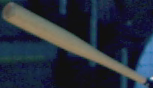
#> input picture Hawk-Eye Baseball Bat Challenge/bat.png, 153 x 88 px
$ python batchallenge.py --template bat.png --images images
#> lines starting #> are read from the running program, lines starting #| are printed output that depends on the picture
# Template Matching, let's try to identify if there are any bats in a group of images.
# This code was created following Adrian Rosebrock tutorial:
# https://www.pyimagesearch.com/2015/01/26/multi-scale-template-matching-using-python-opencv/
# To run this code go to this file directory using the command terminal and type:
# python batchallenge.py --template bat.png --images images
# This will pass as argument the template image and the directory location of the images where we are
# trying to find our template.

# import the necessary packages
import numpy as np
import argparse
import imutils
import glob
import cv2

font = cv2.FONT_HERSHEY_SIMPLEX
bottomLeftCornerOfText = (10,30)
fontScale = 0.7
fontColor = (255,255,255)
lineType = 1

# construct the argument parser and parse the arguments
ap = argparse.ArgumentParser()
ap.add_argument("-t", "--template", required=True, help="Path to template image")
ap.add_argument("-i", "--images", required=True,
                help="Path to images where template will be matched")
ap.add_argument("-v", "--visualize",
                help="Flag indicating whether or not to visualize each iteration")
args = vars(ap.parse_args())

# load the image image, convert it to grayscale, and detect edges
template = cv2.imread(args["template"])
#> template is the input picture: shape (88, 153, 3); mean B, G, R 61, 47, 39.3
template = cv2.cvtColor(template, cv2.COLOR_BGR2GRAY)
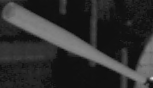
#> template: shape (88, 153); min 11, max 218, mean 46.3
template = cv2.Canny(template, 50, 200)
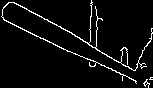
#> template: shape (88, 153); 4.8% white in thin lines or dots
(tH, tW) = template.shape[:2]
#> tH = 88; tW = 153
cv2.imshow("Template", template)

# loop over the images to find the template in
for imagePath in glob.glob(args["images"] + "/*.png"):
    # load the image, convert it to grayscale, and initialize the
    # bookkeeping variable to keep track of the matched region
    image = cv2.imread(imagePath)
    gray = cv2.cvtColor(image, cv2.COLOR_BGR2GRAY)
    found = None

    # loop over the scales of the image
    for scale in np.linspace(0.2, 1.0, 20)[::-1]:
        # resize the image according to the scale, and keep track
        # of the ratio of the resizing
        resized = imutils.resize(gray, width=int(gray.shape[1] * scale))
        r = gray.shape[1] / float(resized.shape[1])

        # if the resized image is smaller than the template, then break
        # from the loop
        if resized.shape[0] < tH or resized.shape[1] < tW:
            break

        # detect edges in the resized, grayscale image and apply template
        # matching to find the template in the image
        edged = cv2.Canny(resized, 50, 200)
        result = cv2.matchTemplate(edged, template, cv2.TM_CCOEFF)
        (_, maxVal, _, maxLoc) = cv2.minMaxLoc(result)

        # check to see if the iteration should be visualized
        if args.get("visualize", False):
            # draw a bounding box around the detected region
            clone = np.dstack([edged, edged, edged])
            cv2.rectangle(clone, (maxLoc[0], maxLoc[1]),
                          (maxLoc[0] + tW, maxLoc[1] + tH), (0, 0, 255), 2)
            cv2.imshow("Visualize", clone)
            cv2.waitKey(0)

        # if we have found a new maximum correlation value, then update
        # the bookkeeping variable
        if found is None or maxVal > found[0]:
            found = (maxVal, maxLoc, r)

    # unpack the bookkeeping variable and compute the (x, y) coordinates
    # of the bounding box based on the resized ratio
    (_, maxLoc, r) = found
    (startX, startY) = (int(maxLoc[0] * r), int(maxLoc[1] * r))
    (endX, endY) = (int((maxLoc[0] + tW) * r), int((maxLoc[1] + tH) * r))

    # draw a bounding box around the detected result and display the image
    cv2.rectangle(image, (startX, startY), (endX, endY), (0, 0, 255), 2)
    # draw a bounding box around the detected result and display the image
    cv2.putText(image, f'Coordinates (Xstart, Ystart, Xend, Yend): {startX, startY, endX, endY}',
                bottomLeftCornerOfText,
                font,
                fontScale,
                fontColor,
                lineType)
    cv2.imshow("Image", image)
    cv2.waitKey(0)
    # detect edges in the resized, grayscale image and apply template
    # matching to find the template in the image
    edged = cv2.Canny(resized, 50, 200)
    result = cv2.matchTemplate(edged, template, cv2.TM_CCOEFF)
    (_, maxVal, _, maxLoc) = cv2.minMaxLoc(result)

    # check to see if the iteration should be visualized
    if args.get("visualize", False):
        # draw a bounding box around the detected region
        clone = np.dstack([edged, edged, edged])
        cv2.rectangle(clone, (maxLoc[0], maxLoc[1]),
                      (maxLoc[0] + tW, maxLoc[1] + tH), (0, 0, 255), 2)
        cv2.imshow("Visualize", clone)
        cv2.waitKey(0)

    # if we have found a new maximum correlation value, then update
    # the bookkeeping variable
    if found is None or maxVal > found[0]:
        found = (maxVal, maxLoc, r)

# unpack the bookkeeping variable and compute the (x, y) coordinates
# of the bounding box based on the resized ratio
#> (the run stopped early here; a loop or call above may not have finished)
